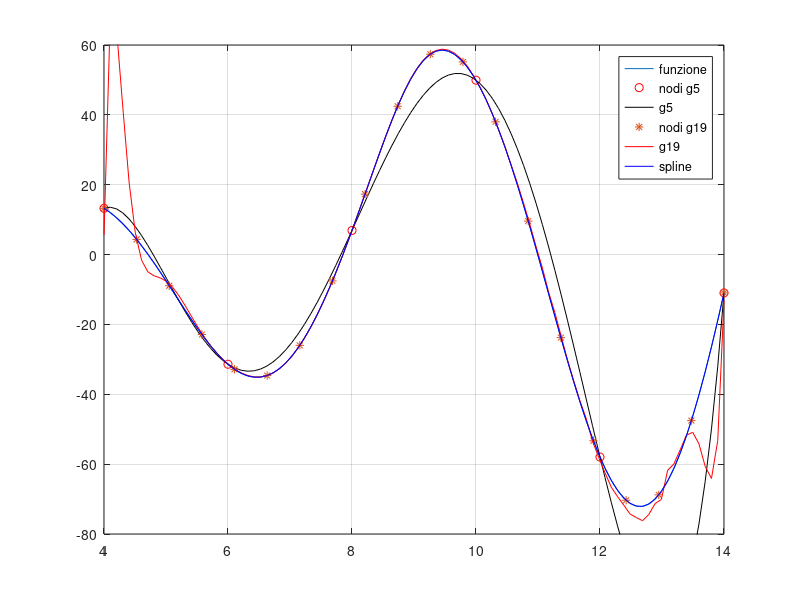

Reproduce this figure in MATLAB.
clc 
clear all
close all

f=@(x) cos(x).*(((321-(564.*x)+(112.*(x.^2))-(6.*(x.^3)))./(82-(18.*x)+(x.^2))));

a=4; b=14;


fplot(f,[a,b])
grid on
hold on
axis(axis)

n=5;
x=linspace(a,b,n+1); %per costruire il polinoimi di grado 
y=f(x);
plot(x,y,'or')
p=polyfit(x,y,n);

xx=linspace(a,b,100);
yp=polyval(p,xx);

plot(xx,yp,'k')

n=19;
x=linspace(a,b,n+1); %creo n+1 nodi equidistanti
y=f(x);
p=polyfit(x,y,n);
plot(x,y,'*')
 
 xx=linspace(a,b,100);
 yp=polyval(p,xx);
 plot(xx,yp,'r')
 
 ys=spline(x,y,xx);
 plot(xx,ys,'b')
 
 legend('funzione','nodi g5','g5','nodi g19','g19','spline')
 
